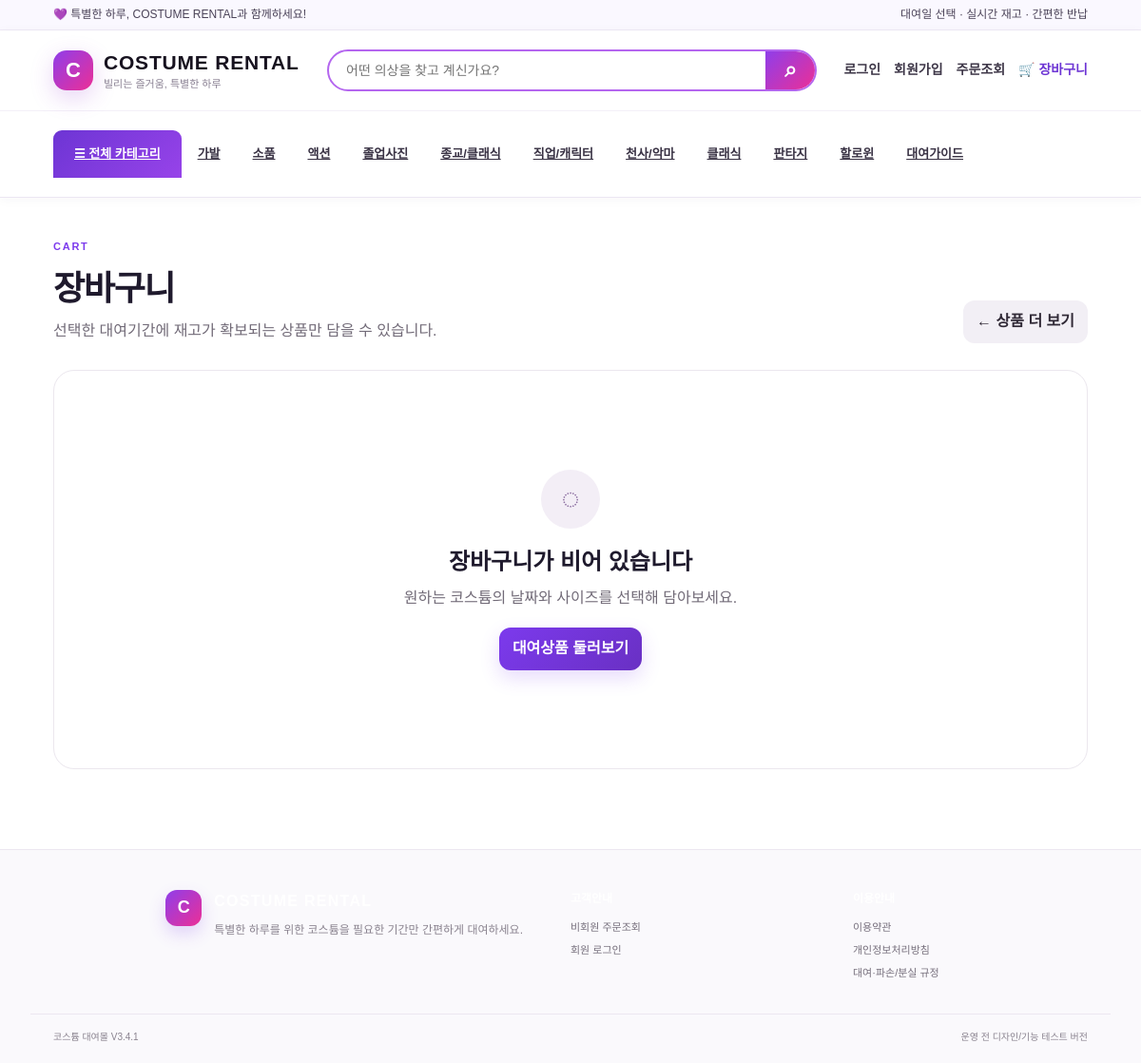
The page /cart on the database its author committed.
### tables this page shows
CREATE TABLE shop_categories (id INTEGER PRIMARY KEY AUTOINCREMENT,name TEXT NOT NULL UNIQUE,slug TEXT NOT NULL UNIQUE,image_filename TEXT DEFAULT '',sort_order INTEGER NOT NULL DEFAULT 0,show_on_home INTEGER NOT NULL DEFAULT 1,is_active INTEGER NOT NULL DEFAULT 1,created_at TEXT DEFAULT '');

### app.py (the view, shortened to what this page needs)
@app.route('/cart')
def cart_view():
    cart=session.get('cart',[]); conn=db(); rows=[]
    period = {'start': cart[0].get('start_date','') if cart else '', 'end': cart[0].get('end_date','') if cart else '', 'days': cart[0].get('rental_days',1) if cart else 1}
    rental_total=0; deposit_total=0
    fees=get_fees(conn); shipping_total=fees['outbound_shipping_fee']+fees['return_shipping_fee'] if rows else 0
    summary={'rental_total':rental_total,'deposit_total':deposit_total,'shipping_total':shipping_total,'final_total':rental_total+deposit_total+shipping_total}
    conn.close(); return render_template('cart.html',rows=rows,period=period,summary=summary)

### app.py (called while the page is built, shortened)
def db():
    conn = sqlite3.connect(DB)
    conn.row_factory = sqlite3.Row
    conn.execute('PRAGMA foreign_keys=ON')
    return conn

def get_setting(conn, key, default=0):
    row = conn.execute('SELECT value FROM settings WHERE key=?', (key,)).fetchone()
    try:
        return int(row['value']) if row else int(default)
    except (TypeError, ValueError):
        return int(default)

def get_text_setting(conn, key, default=''):
    row = conn.execute('SELECT value FROM settings WHERE key=?', (key,)).fetchone()
    return row['value'] if row else default

@app.before_request
def expire_stale_payment_holds():
    if request.endpoint == 'static':
        return
    conn=db(); now_text=datetime.now().strftime('%Y-%m-%d %H:%M')
    try:
        rows=conn.execute("SELECT * FROM reservations WHERE payment_status='결제대기' AND COALESCE(payment_expires_at,'')<>'' AND payment_expires_at<?",(now_text,)).fetchall()
    except sqlite3.OperationalError:
        conn.close(); return
    for row in rows:
        conn.execute("UPDATE reservations SET payment_status='결제실패',payment_failure_reason='결제시간 만료',payment_updated_at=? WHERE id=?",(now_text,row['id']))
        log_payment_transaction(conn,row['id'],row['payment_method'],card_payment_amount(row),'실패','결제시간 만료')
    if rows:
        conn.commit()
    conn.close()

def queue_due_pickup_notifications(conn):
    today=date.today()
    targets=((today+timedelta(days=1)).isoformat(), today.isoformat())
    rows=conn.execute("SELECT id,pickup_date FROM reservations WHERE pickup_date IN (?,?) AND payment_status='결제완료' AND status IN ('예약','대여중') AND return_status<>'회수완료'",targets).fetchall()
    created=0
    for row in rows:
        if queue_notification(conn,row['id'],'회수예정',f"{row['id']}:회수예정:{row['pickup_date']}"):
            created+=1
    return created

def current_member():
    member_id = session.get('member_user_id')
    if not member_id:
        return None

def current_admin():
    admin_id = session.get('admin_user_id')
    if not admin_id:
        return None

@app.before_request
def generate_due_notification_queue():
    if request.endpoint == 'static':
        return
    conn=db()
    try:
        created=queue_due_pickup_notifications(conn)
        if created:
            conn.commit()
    except sqlite3.OperationalError:
        pass
    finally:
        conn.close()

### templates/cart.html
{% extends 'base.html' %}{% block title %}장바구니{% endblock %}{% block content %}
<div class="customerpagehead"><div><span class="eyebrow">CART</span><h1>장바구니</h1><p>선택한 대여기간에 재고가 확보되는 상품만 담을 수 있습니다.</p></div><a class="button soft" href="{{url_for('home')}}">← 상품 더 보기</a></div>
{% if rows %}<div class="cartlayout"><section><div class="cartperiod modern"><span>대여기간</span><strong>{{period.start}}{% if period.days>1 %} → {{period.end}}{% endif %}</strong><b>{{period.days}}일</b></div><form method="post" action="{{url_for('cart_update')}}"><div class="cartcards">{% for r in rows %}<article class="cartitem">{% if r.product.image_filename %}<img src="{{url_for('uploaded_file',filename=r.product.image_filename)}}" alt="">{% else %}<div class="cartimg placeholder">NO IMAGE</div>{% endif %}<div class="cartitembody"><span class="eyebrow">{{r.product.category}}</span><h3>{{r.product.name}}</h3><div class="cartoptions"><span>사이즈 <b>{{r.size.size_name}}</b></span><span>기본 1일 <b>{{'{:,}'.format(r.product.daily_price)}}원</b></span><span>추가 1일 <b>{{'{:,}'.format(r.product.extra_daily_price)}}원</b></span></div><div class="cartqty"><label>수량 <input type="number" min="1" max="{{r.size.stock}}" name="qty_{{r.index}}" value="{{r.qty}}"></label><button class="textdanger" formaction="{{url_for('cart_remove',index=r.index)}}">삭제</button></div></div><div class="cartitemprice"><span>대여료</span><strong>{{'{:,}'.format(r.line_total)}}원</strong><small>보증금 {{'{:,}'.format(r.deposit_total)}}원</small></div></article>{% endfor %}</div><button class="button soft cartupdate">수량 변경 저장</button></form></section><aside class="ordersummary"><span class="eyebrow">ORDER SUMMARY</span><h2>주문 예상금액</h2><div><span>상품 대여료</span><b>{{'{:,}'.format(summary.rental_total)}}원</b></div><div><span>왕복 배송비</span><b>{{'{:,}'.format(summary.shipping_total)}}원</b></div><div><span>보증금</span><b>{{'{:,}'.format(summary.deposit_total)}}원</b></div><div class="summarytotal"><span>카드 결제 예정</span><strong>{{'{:,}'.format(summary.rental_total + summary.shipping_total)}}원</strong></div><p><b>보증금 {{'{:,}'.format(summary.deposit_total)}}원은 별도 계좌입금</b>입니다. 총 주문금액은 {{'{:,}'.format(summary.final_total)}}원입니다.</p><a class="button primary checkoutbutton" href="{{url_for('checkout')}}">주문하기</a></aside></div>{% else %}<div class="empty-state"><div class="emptyicon">◌</div><h2>장바구니가 비어 있습니다</h2><p>원하는 코스튬의 날짜와 사이즈를 선택해 담아보세요.</p><a class="button primary" href="{{url_for('home')}}">대여상품 둘러보기</a></div>{% endif %}
{% endblock %}

### templates/base.html (shortened to what this page needs)
<!doctype html>
<html lang="ko">
<head>
  <link rel="stylesheet" href="{{ url_for('static',filename='style.css') }}">
</head>
<body class="{% if admin_user %}has-adminbar{% endif %}">
  <div class="noticebar"><div class="wrap noticeinner"><span>💜 특별한 하루, COSTUME RENTAL과 함께하세요!</span><span class="noticehide">대여일 선택 · 실시간 재고 · 간편한 반납</span></div></div>
  <header class="siteheader v34-header">
    <div class="wrap v34-head-main">
      <a class="shopbrand" href="{{ url_for('home') }}"><span class="brandmark">C</span><span><b>COSTUME RENTAL</b><small>빌리는 즐거움, 특별한 하루</small></span></a>
      <form class="v34-head-search" action="{{url_for('home')}}#catalog" method="get"><input type="search" name="q" placeholder="어떤 의상을 찾고 계신가요?"><button aria-label="검색">⌕</button></form>
      <div class="navaccount v34-account">{% if member_user %}<a href="{{url_for('mypage')}}">마이페이지</a><form class="plainform" method="post" action="{{url_for('member_logout')}}"><button class="textbutton">로그아웃</button></form>{% else %}<a href="{{url_for('member_login')}}">로그인</a><a href="{{url_for('member_signup')}}">회원가입</a>{% endif %}<a href="{{url_for('order_lookup')}}">주문조회</a><a class="v34-cart" href="{{url_for('cart_view')}}">🛒 장바구니</a>{% if admin_user %}<a class="adminquick" href="{{url_for('dashboard')}}">관리자</a>{% endif %}</div>
    </div>
    {% if nav_categories %}<nav class="v34-category-nav"><div class="wrap"><a class="v34-allcat" href="{{url_for('home')}}#catalog">☰ 전체 카테고리</a>{% for c in nav_categories %}<a href="{{url_for('home',category=c.slug)}}#catalog">{{c.name}}</a>{% endfor %}<a href="{{url_for('order_lookup')}}">대여가이드</a></div></nav>{% endif %}
  </header>
  <main class="wrap sitecontent">{% with messages=get_flashed_messages() %}{% if messages %}{% for m in messages %}<div class="flash">{{ m }}</div>{% endfor %}{% endif %}{% endwith %}{% block content %}{% endblock %}</main>
  <footer class="sitefooter"><div class="wrap footergrid"><div class="footerbrand"><span class="brandmark smallmark">C</span><div><b>COSTUME RENTAL</b><p>특별한 하루를 위한 코스튬을 필요한 기간만 간편하게 대여하세요.</p></div></div><div><b>고객안내</b><a href="{{url_for('order_lookup')}}">비회원 주문조회</a>{% if member_user %}<a href="{{url_for('mypage')}}">마이페이지</a>{% else %}<a href="{{url_for('member_login')}}">회원 로그인</a>{% endif %}</div><div><b>이용안내</b><a href="{{url_for('legal_policy',doc_type='terms')}}">이용약관</a><a href="{{url_for('legal_policy',doc_type='privacy')}}">개인정보처리방침</a><a href="{{url_for('legal_policy',doc_type='rental')}}">대여·파손/분실 규정</a></div></div><div class="wrap footercopy"><span>코스튬 대여몰 V3.4.1</span><span>운영 전 디자인/기능 테스트 버전</span></div></footer>
</body>
</html>

### rows shown on the page
shop_categories: name "가발"
shop_categories: name "소품"
shop_categories: name "액션"
shop_categories: name "졸업사진"
shop_categories: name "종교/클래식"
shop_categories: name "직업/캐릭터"
shop_categories: name "천사/악마"
shop_categories: name "클래식"
shop_categories: name "판타지"
shop_categories: name "할로윈"
